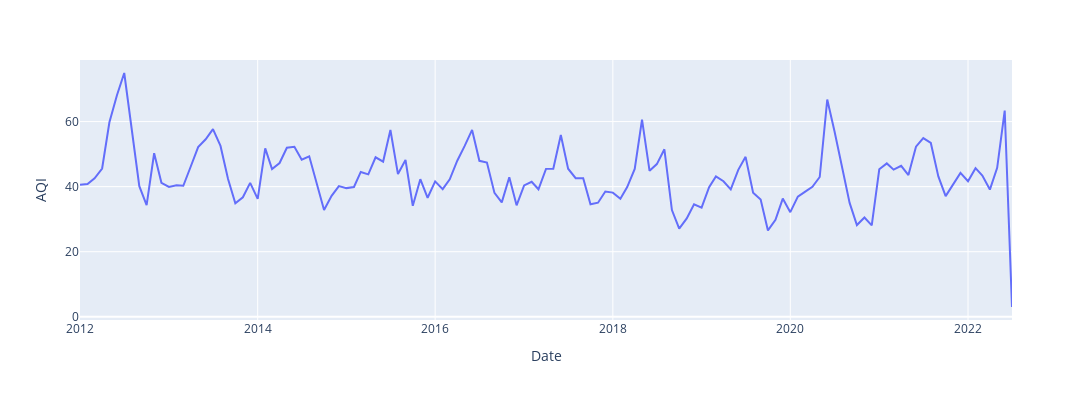

The code cell stored with this chart in its notebook:
### Code cell
fig = px.line(aqi_data, x='Date',y='AQI',width=1200,height=400)
fig.show()
